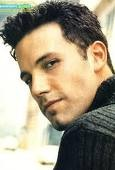
#> input picture #3 Faces/train/Ben Afflek/1.jpg, 115 x 170 px, found by its file name
$ python rescale.py
#> lines starting #> are read from the running program, lines starting #| are printed output that depends on the picture
import cv2 as cv

def resizeImage(image,scale=0.75):
    height = image.shape[1]
    width = image.shape[0]

    dimension = (int(height*scale),int(width*scale))

    return cv.resize(image,dimension,interpolation=cv.INTER_AREA)

def changeRes(width,height):
    #Live video only (webcamera video running live)
    capture.set(3,width)
    capture.set(4,height)

#IMAGE
img = cv.imread("1.jpg")
#> img is the input picture: shape (170, 115, 3); mean B, G, R 130.9, 151.7, 161.1

resized_image = resizeImage(img,scale=0.2)
#> in resizeImage, `return cv.resize(image,dimension,interpolation=cv.INTER_AREA)`:
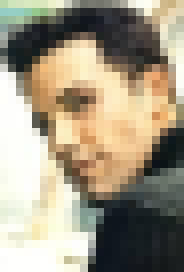
#> returned value: shape (34, 23, 3) (shown 8 times larger); mean of channels 0, 1, 2 130.9, 151.7, 161.1; drawn as B, G, R

#uncomment the following lines for the images
# cv.imshow("Parking" , img)
# cv.imshow("Resized Parking", resized_image)
# cv.waitKey(0)

#VIDEO
capture = cv.VideoCapture("1.mp4")

while True:

    isTrue, frame = capture.read()
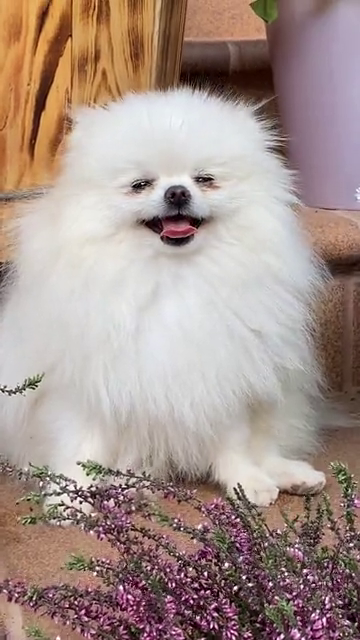
#> input picture frame 50 of Videos/1.mp4, 360 x 640 px
#> frame is the input picture: shape (640, 360, 3); mean B, G, R 141.5, 148.3, 167.5
    resized_frame = resizeImage(frame,scale=0.2)
#> call 2 of resizeImage, with scale = 0.2
#> in resizeImage (call 2), `return cv.resize(image,dimension,interpolation=cv.INTER_AREA)`:
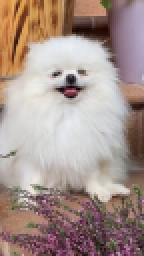
#> returned value: shape (128, 72, 3) (shown 2 times larger); mean of channels 0, 1, 2 141.5, 148.3, 167.5; drawn as B, G, R
    if isTrue:
        cv.imshow("frame", frame)
        cv.imshow("resized_frame", resized_frame)
        if cv.waitKey(20) & 0xFF == ord('q'):
#> (key q is pressed here)
            break

capture.release()
#> (the run stopped early here; a loop or call above may not have finished)
